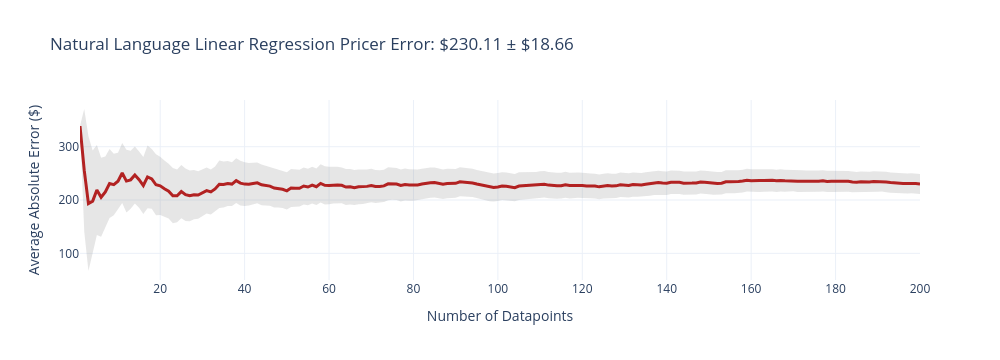
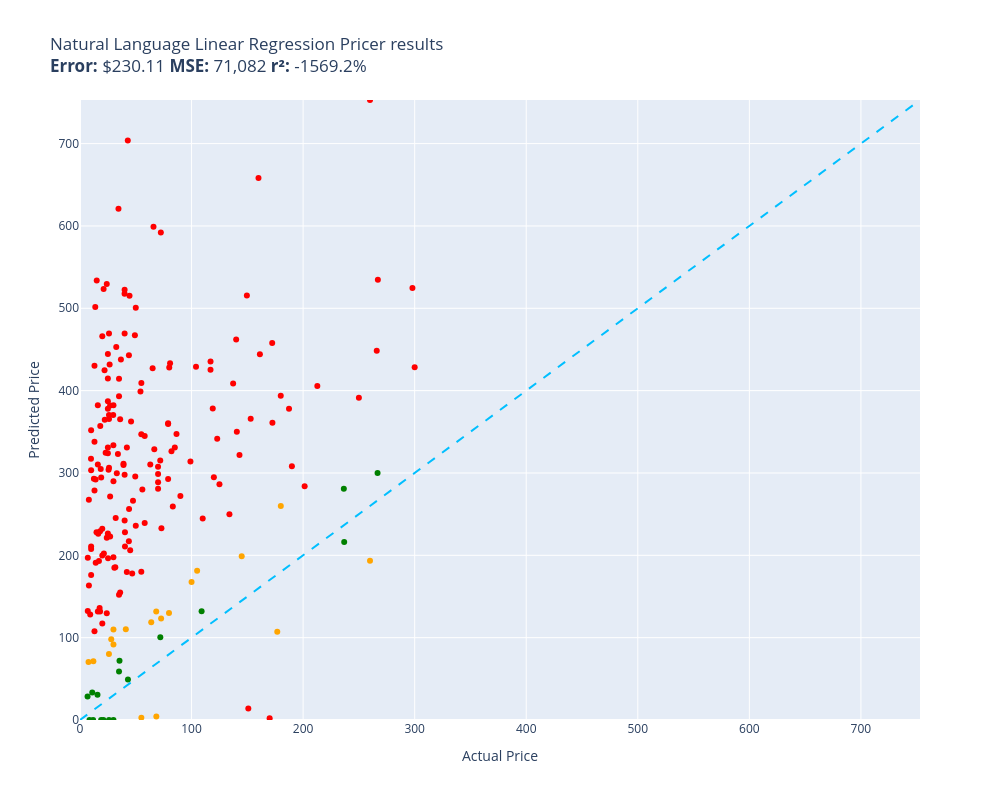

Notebook source saved alongside these figures, in order:
### Code cell
evaluate(natural_language_linear_regression_pricer, test)

### Figure 1 — Plotly figure (JSON) as saved in the notebook; plotly's stock layout.template omitted (floating-point values rounded to 4 significant figures; data arrays with more than 128 entries replaced by an {"elided": "..."} marker saying what was removed)
{"data": [{"fill": "toself", "fillcolor": "rgba(128,128,128,0.2)", "hoverinfo": "skip", "line": {"color": "rgba(255,255,255,0)"}, "name": "95% CI", "showlegend": false, "type": "scatter", "x": {"elided": "400 int values"}, "y": {"elided": "400 float values"}}, {"customdata": {"elided": "200x1 float values"}, "hovertemplate": "n=%{x}<br>Avg Error=$%{y:,.2f}<br>±95% CI=$%{customdata[0]:,.2f}<extra></extra>", "line": {"color": "firebrick", "width": 3}, "mode": "lines", "name": "Cumulative Avg Error", "type": "scatter", "x": {"elided": "200 int values"}, "y": {"elided": "200 float values"}}], "layout": {"height": 360, "showlegend": false, "title": {"text": "Natural Language Linear Regression Pricer Error: $230.11 ± $18.66"}, "width": 1000, "xaxis": {"title": {"text": "Number of Datapoints"}}, "yaxis": {"title": {"text": "Average Absolute Error ($)"}}}}

### Figure 2 — Plotly figure (JSON) as saved in the notebook; plotly's stock layout.template omitted (floating-point values rounded to 4 significant figures; data arrays with more than 128 entries replaced by an {"elided": "..."} marker saying what was removed)
{"data": [{"customdata": {"elided": "164x1 str values"}, "hovertemplate": "%{customdata[0]}<extra></extra>", "legendgroup": "red", "marker": {"color": "red", "size": 6, "symbol": "circle"}, "mode": "markers", "name": "red", "orientation": "v", "showlegend": true, "type": "scatter", "x": {"elided": "164 float values"}, "xaxis": "x", "y": {"elided": "164 float values"}, "yaxis": "y"}, {"customdata": [["Nilight Headlight Assembly for 2003 2004...\nGuess=$167.46 Actual=$99.99"], ["APS IBHZ5785 Black 4\" Running Board Side...\nGuess=$107.09 Actual=$176.83"], ["KalluliCC Quail Egg Cartons,Quail Egg Ca...\nGuess=$91.62 Actual=$29.99"], ["Ore International HBL2139 Sterling Matte...\nGuess=$131.63 Actual=$68.32"], ["RSI Racing GH-2 Hi-Power Grip Heater Ele...\nGuess=$118.77 Actual=$63.86"], ["BOXI Radiator Condenser Cooling Fan Asse...\nGuess=$4.19 Actual=$68.43"], ["2\" Receiver 3 Point Trailer Hitch Catego...\nGuess=$2.82 Actual=$55.00"], ["ACANII - For 2005-2006 Toyota Camry LE X...\nGuess=$181.26 Actual=$104.99"], ["Transformers Toys Studio Series Rise of ...\nGuess=$71.28 Actual=$11.99"], ["Spectra Premium CF11005 Air Conditioning...\nGuess=$198.74 Actual=$144.95"], ["10 Pack 16\" x 30\" Brodart Just-A-Fold II...\nGuess=$80.11 Actual=$25.95"], ["Tier1 Replacement for GXRLQR Under Sink ...\nGuess=$110.12 Actual=$41.07"], ["Home-X - Clear Battery Storage Cases (Se...\nGuess=$70.44 Actual=$7.63"], ["38mm, 40mm, 41mm compatible for Apple Wa...\nGuess=$109.83 Actual=$29.99"], ["CreatorX Graphics Kit Decals Stickers fo...\nGuess=$193.28 Actual=$259.95"], ["Dorman 258-521 Air Filter Housing Compat...\nGuess=$129.98 Actual=$79.78"], ["Dekoni Audio EPZ-HD600-FNSK Replacement ...\nGuess=$123.28 Actual=$72.70"], ["YATM Adjustable Trailer Hitches Replaces...\nGuess=$259.91 Actual=$179.99"], ["WerKens Genuine Leather Guitar Strap 3\" ...\nGuess=$98.00 Actual=$27.99"]], "hovertemplate": "%{customdata[0]}<extra></extra>", "legendgroup": "orange", "marker": {"color": "orange", "size": 6, "symbol": "circle"}, "mode": "markers", "name": "orange", "orientation": "v", "showlegend": true, "type": "scatter", "x": [99.99, 176.8, 29.99, 68.32, 63.86, 68.43, 55.0, 105.0, 11.99, 144.9, 25.95, 41.07, 7.63, 29.99, 259.9, 79.78, 72.7, 180.0, 27.99], "xaxis": "x", "y": [167.5, 107.1, 91.62, 131.6, 118.8, 4.193, 2.82, 181.3, 71.28, 198.7, 80.11, 110.1, 70.44, 109.8, 193.3, 130.0, 123.3, 259.9, 98.0], "yaxis": "y"}, {"customdata": [["14 pt Green Folders, Full Cut End Tab, L...\nGuess=$100.53 Actual=$72.00"], ["chiazllta 30 Packs St. Patrick Day Pictu...\nGuess=$33.51 Actual=$10.99"], ["DolliBu Brown Moose Plush Huggie Bank - ...\nGuess=$30.79 Actual=$15.67"], ["Durafit Seat Covers, C1138 D8 Seat Cover...\nGuess=$132.21 Actual=$109.00"], ["3dRose lsp_110749_1 Chevron Pattern Hot ...\nGuess=$0.00 Actual=$11.75"], ["FIA SP87-28 GRAY Custom Fit Front Seat C...\nGuess=$300.05 Actual=$266.73"], ["Solarhome 1X Fuel Injectors for Bobcat 7...\nGuess=$280.78 Actual=$236.50"], ["Bilstein B4 OE 2 Pc Front Struts compati...\nGuess=$216.27 Actual=$236.82"], ["1/2\" Hex T-Handle 6\" Length\nGuess=$71.94 Actual=$35.41"], ["Skia LC-75 HIGH Yield MFC-J280W MFC-J425...\nGuess=$0.00 Actual=$29.99"], ["Melody Jane Dollhouse Cameo Stripe Rever...\nGuess=$0.00 Actual=$8.50"], ["4G Dongle Modem for Car DVD Player Andro...\nGuess=$49.20 Actual=$42.99"], ["TOY Life Montessori Toys for 3-5 Year Ol...\nGuess=$0.00 Actual=$18.97"], ["C-Line Two-Pocket Heavyweight Poly Portf...\nGuess=$0.00 Actual=$20.99"], ["Snakehive Google Pixel 4 XL Case, Luxury...\nGuess=$58.85 Actual=$34.99"], ["Stud Sensor Case for Franklin ProSensor ...\nGuess=$28.52 Actual=$6.77"], ["159 PCS St Patricks Day Accessories,St P...\nGuess=$0.00 Actual=$25.99"]], "hovertemplate": "%{customdata[0]}<extra></extra>", "legendgroup": "green", "marker": {"color": "green", "size": 6, "symbol": "circle"}, "mode": "markers", "name": "green", "orientation": "v", "showlegend": true, "type": "scatter", "x": [72.0, 10.99, 15.67, 109.0, 11.75, 266.7, 236.5, 236.8, 35.41, 29.99, 8.5, 42.99, 18.97, 20.99, 34.99, 6.77, 25.99], "xaxis": "x", "y": [100.5, 33.51, 30.79, 132.2, 0.0, 300.0, 280.8, 216.3, 71.94, 0.0, 0.0, 49.2, 0.0, 0.0, 58.85, 28.52, 0.0], "yaxis": "y"}, {"hoverinfo": "skip", "line": {"color": "deepskyblue", "dash": "dash", "width": 2}, "mode": "lines", "name": "y = x", "showlegend": false, "type": "scatter", "x": [0, 753.0], "y": [0, 753.0]}], "layout": {"height": 800, "legend": {"title": {"text": "color"}, "tracegroupgap": 0}, "showlegend": false, "title": {"text": "Natural Language Linear Regression Pricer results<br><b>Error:</b> $230.11 <b>MSE:</b> 71,082 <b>r²:</b> -1569.2%"}, "width": 1000, "xaxis": {"anchor": "y", "domain": [0, 1], "range": [0, 753.0], "title": {"text": "Actual Price"}}, "yaxis": {"anchor": "x", "domain": [0, 1], "range": [0, 753.0], "title": {"text": "Predicted Price"}}}}
